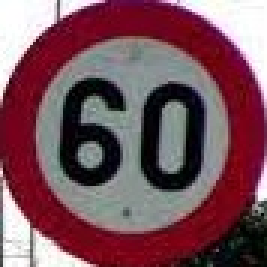
#> input picture data/test/4.jpg, 89 x 89 px (shown 3 times larger)
$ jupyter execute --allow-errors check.ipynb
#> lines starting #> are read from the running program, lines starting #| are printed output that depends on the picture; after the words box and inside, x2 and y2 are one past the last pixel; in counts of white or black regions, pixels touching at a corner belong together
[cell 1]
import sys
import numpy as np
import cv2
import torch
import matplotlib.pyplot as plt
from imutils import contours

[cell 2]
print(sys.version)
print(cv2.__version__)

[cell 3]
def letterbox(img, new_shape=(25, 25), color=(255, 255, 255), auto=True, scaleFill=False, scaleup=True, stride=32):
    # Resize and pad image while meeting stride-multiple constraints
    shape = img.shape[:2]  # current shape [height, width]
    if isinstance(new_shape, int):
        new_shape = (new_shape, new_shape)

    # Scale ratio (new / old)
    r = min(new_shape[0] / shape[0], new_shape[1] / shape[1])
    if not scaleup:  # only scale down, do not scale up (for better test mAP)
        r = min(r, 1.0)

    # Compute padding
    ratio = r, r  # width, height ratios
    new_unpad = int(round(shape[1] * r)), int(round(shape[0] * r))
    dw, dh = new_shape[1] - new_unpad[0], new_shape[0] - new_unpad[1]  # wh padding
    if auto:  # minimum rectangle
        dw, dh = np.mod(dw, stride), np.mod(dh, stride)  # wh padding
    elif scaleFill:  # stretch
        dw, dh = 0.0, 0.0
        new_unpad = (new_shape[1], new_shape[0])
        ratio = new_shape[1] / shape[1], new_shape[0] / shape[0]  # width, height ratios

    dw /= 2  # divide padding into 2 sides
    dh /= 2

    if shape[::-1] != new_unpad:  # resize
        img = cv2.resize(img, new_unpad, interpolation=cv2.INTER_LINEAR)
    top, bottom = int(round(dh - 0.1)), int(round(dh + 0.1))
    left, right = int(round(dw - 0.1)), int(round(dw + 0.1))
    img = cv2.copyMakeBorder(img, top, bottom, left, right, cv2.BORDER_CONSTANT, value=color)  # add border
    return img

[cell 4]
img = cv2.imread("data/test/4.jpg")
#> img is the input picture: shape (89, 89, 3); mean B, G, R 92.3, 82.9, 121.5
img = cv2.cvtColor(img, cv2.COLOR_BGR2RGB)
h, w = img.shape[:2]
#> h = 89; w = 89
resize_size = (50,50)
r = resize_size[0] / max(h, w)
#> r = 0.562
interp = cv2.INTER_AREA
img = cv2.resize(img, (int(w*r), int(h*r)), interpolation=interp)
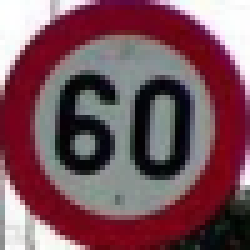
#> img: shape (50, 50, 3) (shown 5 times larger); mean R, G, B 121.5, 82.9, 92.3
grayImg = cv2.cvtColor(img, cv2.COLOR_BGR2GRAY)
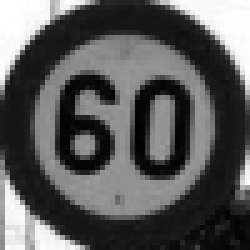
#> grayImg: shape (50, 50) (shown 5 times larger); min 1, max 255, mean 90.1
blur = cv2.GaussianBlur(grayImg, (5, 5), 0)
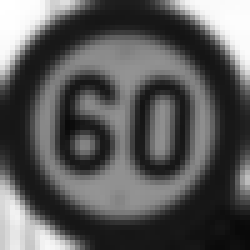
#> blur: shape (50, 50) (shown 5 times larger); min 9, max 255, mean 89.6
binImg = cv2.adaptiveThreshold(blur, 255, 1, 1, 11, 2)
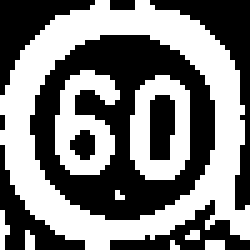
#> binImg: shape (50, 50) (shown 5 times larger); 49.1% white; 9 white regions (6 under 20 px)

contours_list, hirechy = cv2.findContours(binImg, cv2.RETR_TREE, cv2.CHAIN_APPROX_SIMPLE)
#> contours_list = 12 contours, 6 with area under 20; largest, box (x1, y1, x2, y2) and area: (0, 0, 50, 50) 1859, (5, 6, 44, 45) 1122, (26, 15, 38, 36) 190, (11, 14, 24, 35) 148, (29, 18, 36, 33) 74, (13, 25, 20, 33) 29; hirechy = [[1, -1, -1, -1], [2, 0, -1, -1], [3, 1, -1, -1], [4, 2, -1, -1], [5, 3, -1, -1], [-1, 4, 6, -1], [-1, -1, 7, 5], [8, -1, -1, 6], [10, 7, 9, 6], [-1, -1, -1, 8], [-1, 8, 11, 6], [-1, -1, -1, 10]]

print("Contours number found:", len(contours_list))
#| Contours number found: 12

[cell 5]
from torchvision import transforms

#> (a cell that did not finish here is left out)

#> (a cell that did not finish here is left out)

[cell 8]
countContours = 0
digitCnts = []
resize_size = (28,28)
string =""
test = []
for contour in contours_list:
    if cv2.contourArea(contour) > 70 and cv2.contourArea(contour) < 450:
        x, y, w, h = contourRect = cv2.boundingRect(contour)
        if h / w > 1.2 and h/w < 2.5 and w > 8:
            digitCnts.append(contour)
#> this loop made 12 passes
#> (x, y, w, h) on passes 9 to 11: (26, 15, 12, 21), (29, 18, 7, 15), (11, 14, 13, 21)
#> contour on passes 1, 2, 3, 4, 8: [[41, 48], [41, 49], [44, 49], [44, 48]], [[34, 48], [34, 49], [35, 49]], [[38, 46], [37, 47], [39, 47], [39, 46]], [[5, 46], [5, 49], [6, 49], [6, 47]], [[23, 38], [23, 39], [24, 39]]
#> after the loop, digitCnts = 2 contours; box (x1, y1, x2, y2) and area: (26, 15, 38, 36) 190, (11, 14, 24, 35) 148
print(len(digitCnts))
#| 2

$ run again, with data/test/2.jpg copied over data/test/4.jpg
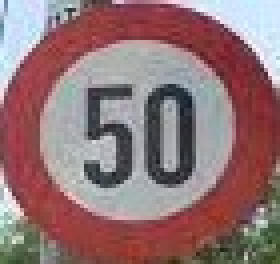
#> input picture data/test/2.jpg, 70 x 66 px (shown 4 times larger)
#> img is the input picture: shape (66, 70, 3); mean B, G, R 117.8, 115.2, 145.7
#> `binImg = cv2.adaptiveThreshold(blur, 255, 1, 1, 11, 2)`:
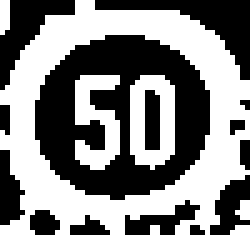
#> binImg: shape (47, 50) (shown 5 times larger); 50.4% white; 14 black regions (6 under 20 px)
#> contours_list = 10 contours, 5 with area under 20; largest, box (x1, y1, x2, y2) and area: (0, 0, 50, 47) 1740, (6, 6, 43, 41) 953, (26, 15, 35, 34) 130, (15, 15, 24, 34) 74, (28, 17, 33, 31) 48; hirechy = [[1, -1, -1, -1], [2, 0, -1, -1], [3, 1, -1, -1], [9, 2, 4, -1], [5, -1, -1, 3], [-1, 4, 6, 3], [8, -1, 7, 5], [-1, -1, -1, 6], [-1, 6, -1, 5], [-1, 3, -1, -1]]
#| Contours number found: 10
#> the loop `for contour in contours_list:` made 10 passes
#> (x, y, w, h) on passes 7, 9: (26, 15, 9, 19), (15, 15, 9, 19)
#> after the loop `for contour in contours_list:`: digitCnts = 2 contours; box (x1, y1, x2, y2) and area: (26, 15, 35, 34) 130, (15, 15, 24, 34) 74
#| 2
